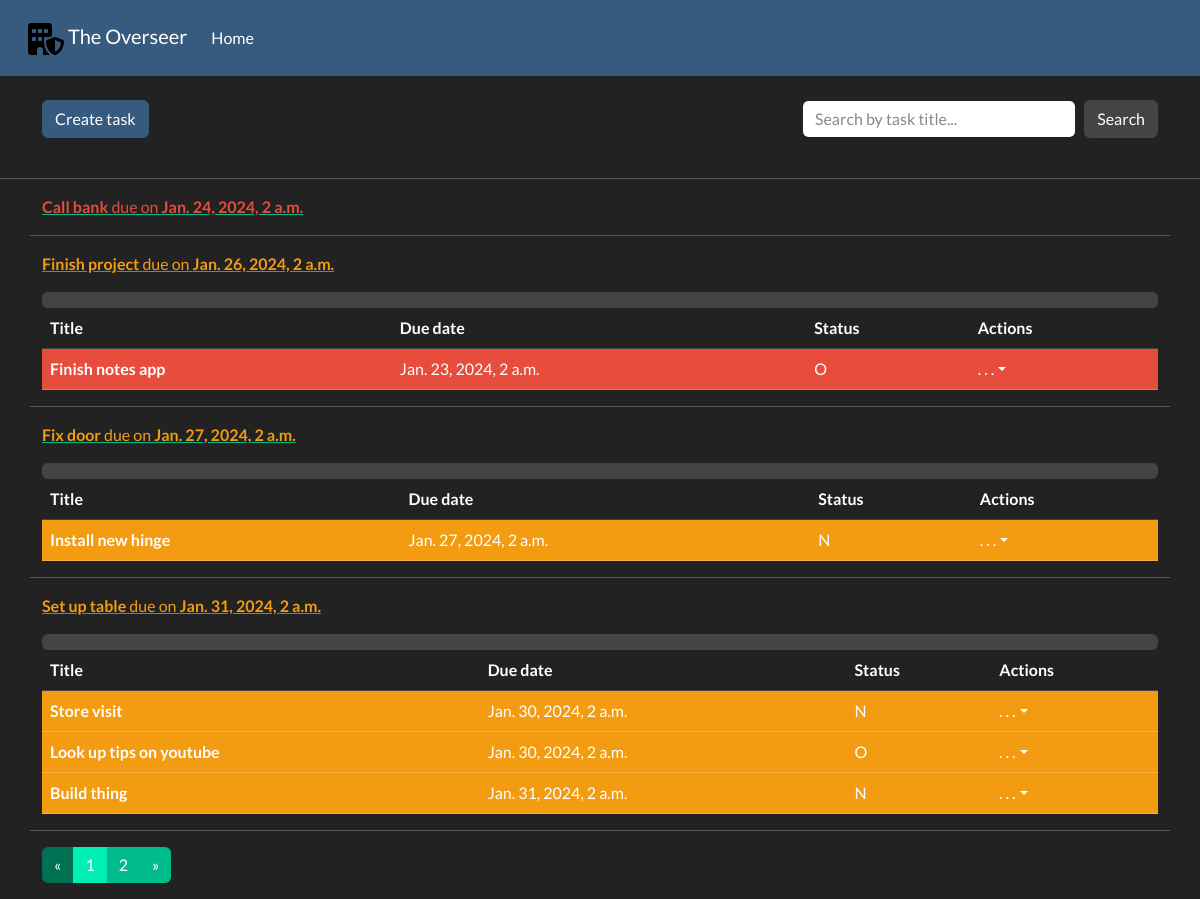
/tasks/, run on an earlier commit of the app's database.
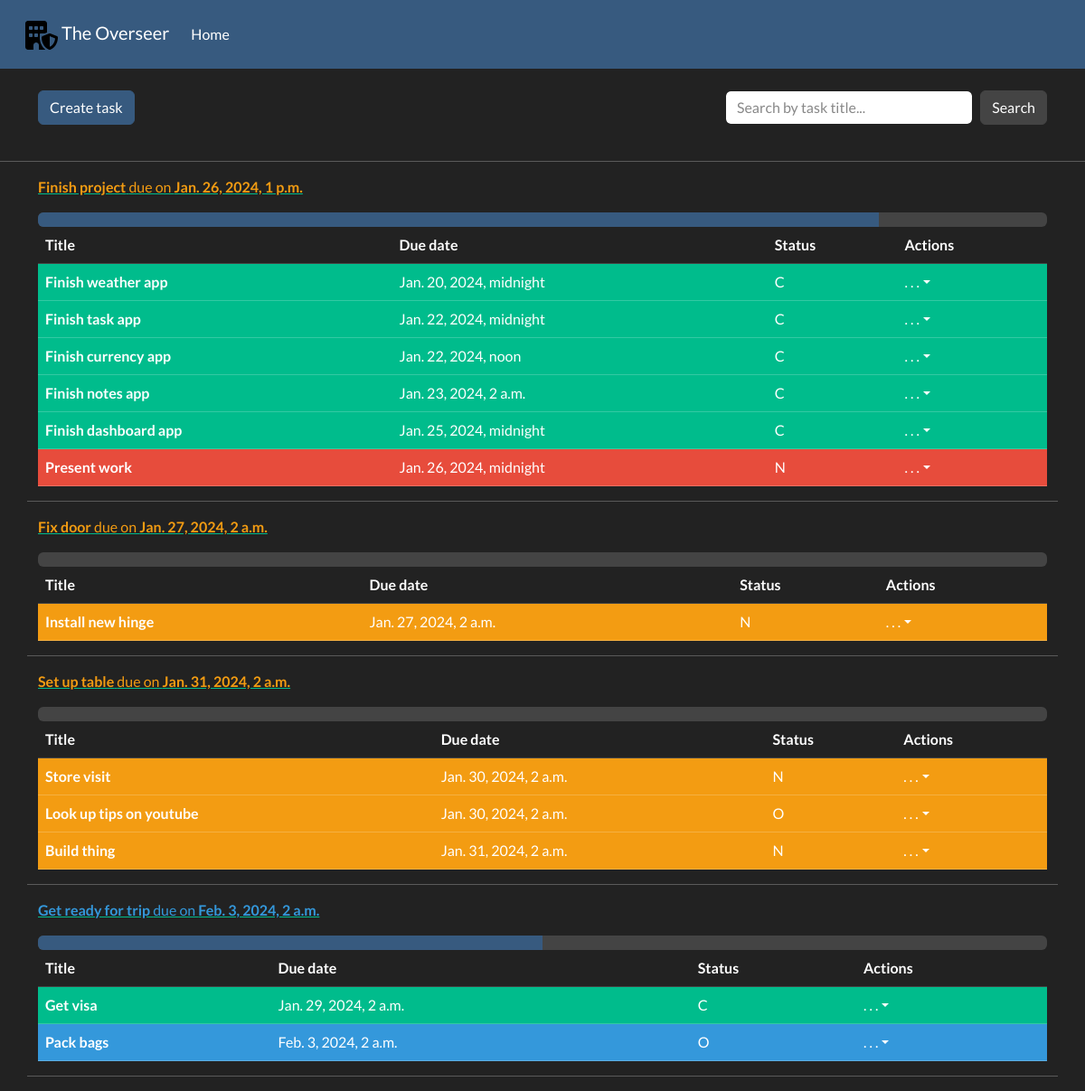
And on a later commit of the database.
### overseer/models.py (models this page shows, shortened)
class Task(models.Model):
    title = models.CharField(max_length=200)
    pub_date = models.DateTimeField(verbose_name='Creation date', auto_now_add=True)
    due_date = models.DateTimeField(verbose_name='Due date')
    class Meta:
        ordering = ['due_date']
    @property
    def severity(self):
        remaining_days = self.due_date - timezone.now()
        if remaining_days <= timezone.timedelta(days=0):
            return 'danger'
        elif remaining_days <= timezone.timedelta(days=7):
            return 'warning'
        elif remaining_days <= timezone.timedelta(days=14):
            return 'info'
        else:
            return 'light'
    @property
    def progress(self):
        progress = 0
        for subtask in self.subtasks.all():
            progress += 1 if subtask.status == 'C' else 0
        return progress
    @property
    def progress_percentage(self):
        subtask_num = self.subtasks.all().count() if self.subtasks.all().count() != 0 else 1
        return str(round(100 / subtask_num * self.progress, 2)) + '%'

class SubTask(models.Model):
    title = models.CharField(max_length=100)
    pub_date = models.DateTimeField(verbose_name='Creation date', auto_now_add=True)
    due_date = models.DateTimeField(verbose_name='Due date')
    content = HTMLField(null=True, blank=True)
    STATUS_LIST = (
        ('O', 'Ongoing'),
        ('C', 'Complete'),
        ('N', 'Not started')
    )
    status = models.CharField(choices=STATUS_LIST, max_length=1, verbose_name='Status')
    main_task = models.ForeignKey(Task, on_delete=models.CASCADE, related_name='subtasks')
    @property
    def severity(self):
        remaining_days = self.due_date - timezone.now()
        if remaining_days <= timezone.timedelta(days=0):
            return 'danger'
        elif remaining_days <= timezone.timedelta(days=7):
            return 'warning'
        elif remaining_days <= timezone.timedelta(days=14):
            return 'info'
        else:
            return 'light'
    class Meta:
        ordering = ['due_date']

### overseer/views.py (the view)
# urls.py: path('', views.index, name='currency-index'),
def index(request):
    if request.method == 'POST':
        query_text = request.POST['search_text']
        task_list = Task.objects.filter(title__icontains=query_text)
    else:
        task_list = Task.objects.all()
    paginator = Paginator(task_list, 4)
    page_number = request.GET.get('page')
    paged_tasks = paginator.get_page(page_number)
    context = {
        'task_list': paged_tasks,
    }
    return render(request, 'overseer/index.html', context=context)

### overseer/templatetags/overseer_extras.py (called while the page is built)
@register.inclusion_tag('overseer/pagination.html')
def paginate(paginated_obj):
    return {'page_obj': paginated_obj}

### overseer/templates/overseer/index.html (shortened to what this page needs)
{% extends 'overseer/base.html' %}
{% block content %}
{% load overseer_extras %}
<br>
<div class="container">
    <div class="row">
        <div class="col-4">
            <a type="button" class="btn btn-primary" href="{% url 'task-create'%}">Create task</a>
        </div>
        <div class="col-4"></div>
        <div class="col-4">
            <form class="d-flex" method="post">
                <input class="form-control me-sm-2" type="search" placeholder="Search by task title..." name="search_text">
                <button class="btn btn-secondary my-2 my-sm-0" type="submit">Search</button>
            </form>
        </div>
    </div>
</div>
<br>
<hr>
{% for task in task_list %}
    <div class="container">
        <div class="row">
            <div class="col-12">
                <a href="{% url 'task-detail' task.id %}">
                    <p class="text-{{ task.severity }}"><b>{{ task.title }}</b> due on <b>{{ task.due_date }}</b></p>
                </a>
                {% if task.subtasks.all.count > 0 %}
                <div class="progress">
                    <div class="progress-bar" role="progressbar" style="width: {{ task.progress_percentage }};" aria-valuenow="{{ task.progress }}" aria-valuemin="0" aria-valuemax="{{ task.subtasks.all.count }}"></div>
                </div>
                <table class="table table-hover">
                    <thead>
                    <tr>
                        <th scope="col">Title</th>
                        <th scope="col">Due date</th>
                        <th scope="col">Status</th>
                        <th scope="col">Actions</th>
                    </tr>
                    </thead>
                    <tbody>
                    {% for subtask in task.subtasks.all %}
                    <tr class="table-{% if subtask.status == 'C' %}success{% else %}{{ subtask.severity }}{% endif %}">
                        <th scope="row">{{ subtask.title }}</th>
                        <td>{{ subtask.due_date }}</td>
                        <td>{{ subtask.status }}</td>
                        <td>
                            <a class="nav-link dropdown-toggle" data-bs-toggle="dropdown" href="#" role="button" aria-haspopup="true" aria-expanded="false">. . .</a>
                        </td>
                    </tr>
                    </tbody>
                    {% endfor %}
                </table>
                {% endif %}
            </div>
            <hr>
        </div>
    </div>
{% endfor %}
<div class="container">
    <div class="row">
        {% paginate task_list %}
    </div>
</div>
{% endblock %}

What changed in the data, as far as the page shows it:
removed Task: title "Call bank", due_date "Jan. 24, 2024, 2 a.m."
changed Task "Finish project": due_date "Jan. 26, 2024, 2 a.m." → "Jan. 26, 2024, 1 p.m."
added SubTask: title "Finish weather app", due_date "Jan. 20, 2024, midnight", status "C", shown under Task "Finish project"
added SubTask: title "Finish task app", due_date "Jan. 22, 2024, midnight", status "C", shown under Task "Finish project"
added SubTask: title "Finish currency app", due_date "Jan. 22, 2024, noon", status "C", shown under Task "Finish project"
changed SubTask "Finish notes app": status "O" → "C"
added SubTask: title "Finish dashboard app", due_date "Jan. 25, 2024, midnight", status "C", shown under Task "Finish project"
added SubTask: title "Present work", due_date "Jan. 26, 2024, midnight", status "N", shown under Task "Finish project"
now on this page (row unchanged): Task: title "Get ready for trip", due_date "Feb. 3, 2024, 2 a.m."
now on this page (row unchanged): SubTask: title "Get visa", due_date "Jan. 29, 2024, 2 a.m.", status "C", shown under "Get ready for trip"
now on this page (row unchanged): SubTask: title "Pack bags", due_date "Feb. 3, 2024, 2 a.m.", status "O", shown under "Get ready for trip"
Also different on the page:
list line gone: "1"
list line gone: "2"
